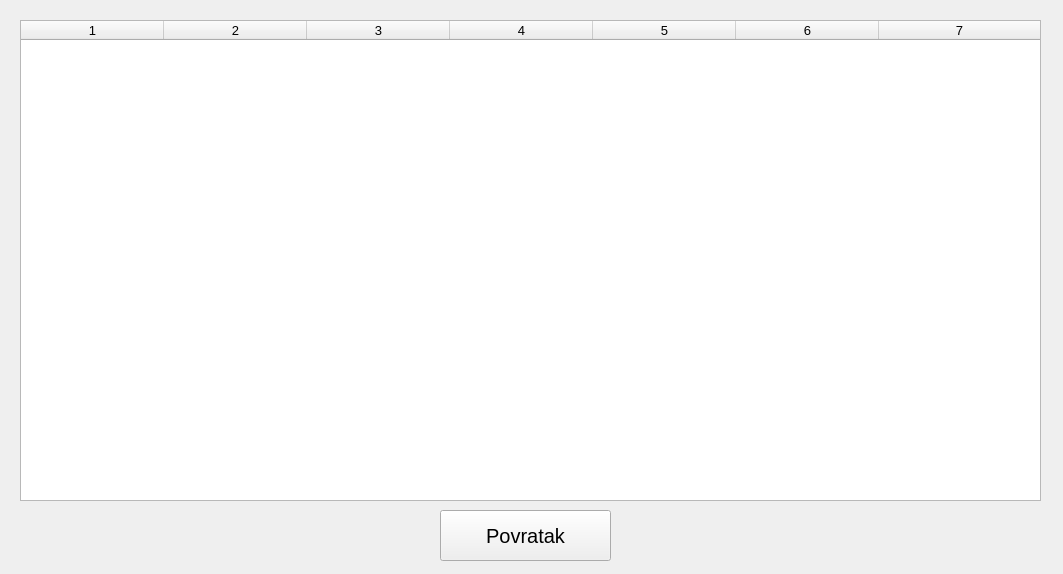
<?xml version="1.0" encoding="UTF-8"?>
<ui version="4.0">
 <class>Form</class>
 <widget class="QWidget" name="Form">
  <property name="geometry">
   <rect>
    <x>0</x>
    <y>0</y>
    <width>1063</width>
    <height>574</height>
   </rect>
  </property>
  <property name="maximumSize">
   <size>
    <width>16777215</width>
    <height>16777215</height>
   </size>
  </property>
  <property name="font">
   <font>
    <pointsize>10</pointsize>
   </font>
  </property>
  <property name="windowTitle">
   <string>Pregled svih studenata</string>
  </property>
  <widget class="QPushButton" name="povratakGumb">
   <property name="geometry">
    <rect>
     <x>440</x>
     <y>510</y>
     <width>171</width>
     <height>51</height>
    </rect>
   </property>
   <property name="font">
    <font>
     <pointsize>15</pointsize>
    </font>
   </property>
   <property name="text">
    <string>Povratak</string>
   </property>
  </widget>
  <widget class="QTableWidget" name="igraciTable">
   <property name="geometry">
    <rect>
     <x>20</x>
     <y>20</y>
     <width>1021</width>
     <height>481</height>
    </rect>
   </property>
   <property name="sizePolicy">
    <sizepolicy hsizetype="Expanding" vsizetype="Expanding">
     <horstretch>0</horstretch>
     <verstretch>0</verstretch>
    </sizepolicy>
   </property>
   <property name="font">
    <font>
     <pointsize>10</pointsize>
    </font>
   </property>
   <property name="columnCount">
    <number>7</number>
   </property>
   <attribute name="horizontalHeaderMinimumSectionSize">
    <number>100</number>
   </attribute>
   <attribute name="horizontalHeaderDefaultSectionSize">
    <number>143</number>
   </attribute>
   <attribute name="horizontalHeaderHighlightSections">
    <bool>true</bool>
   </attribute>
   <attribute name="horizontalHeaderStretchLastSection">
    <bool>true</bool>
   </attribute>
   <attribute name="verticalHeaderMinimumSectionSize">
    <number>30</number>
   </attribute>
   <column/>
   <column/>
   <column/>
   <column/>
   <column/>
   <column/>
   <column/>
  </widget>
 </widget>
 <resources/>
 <connections/>
</ui>
